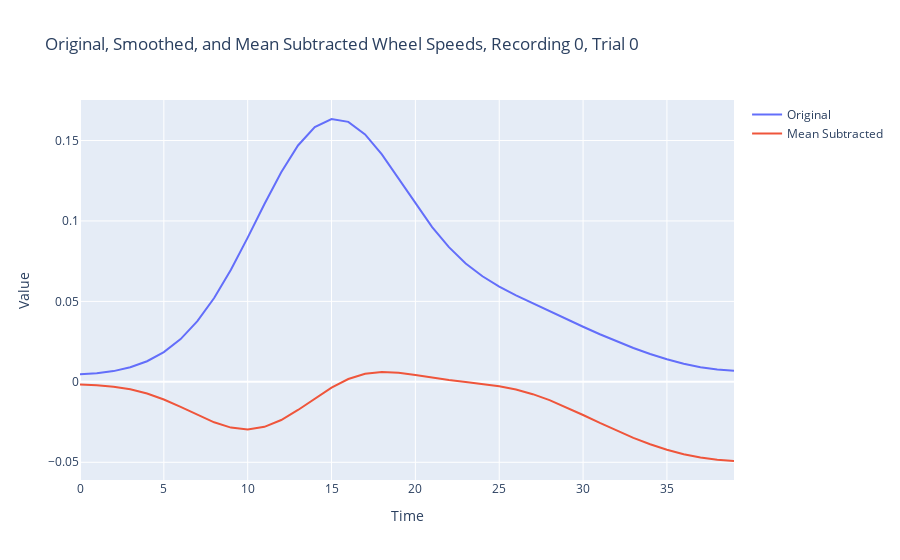
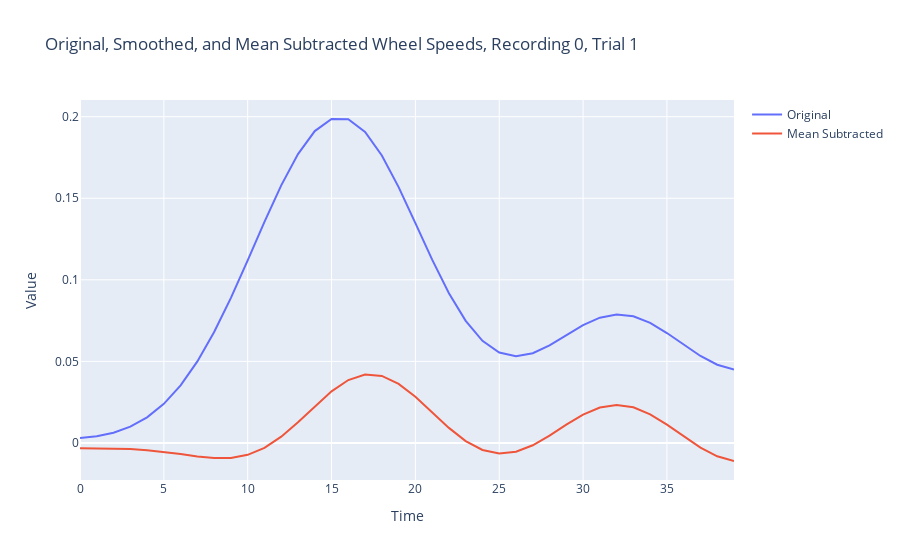
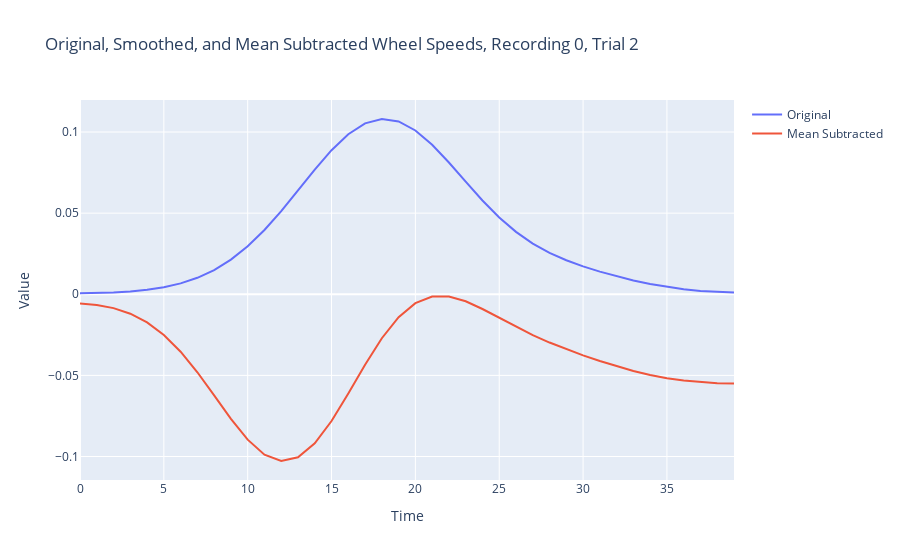

Notebook code for these charts, in order:
### Code cell
for t in range(3):
    fig = go.Figure()
    fig.add_trace(go.Scatter(y=Y_train_regular[0][t], name='Original'))
    fig.add_trace(go.Scatter(y=Y_train_mean_subtracted[0][t], name='Mean Subtracted'))
    fig.update_layout(title=f'Original, Smoothed, and Mean Subtracted Wheel Speeds, Recording 0, Trial {t}', xaxis_title='Time', yaxis_title='Value')
    fig.show()
